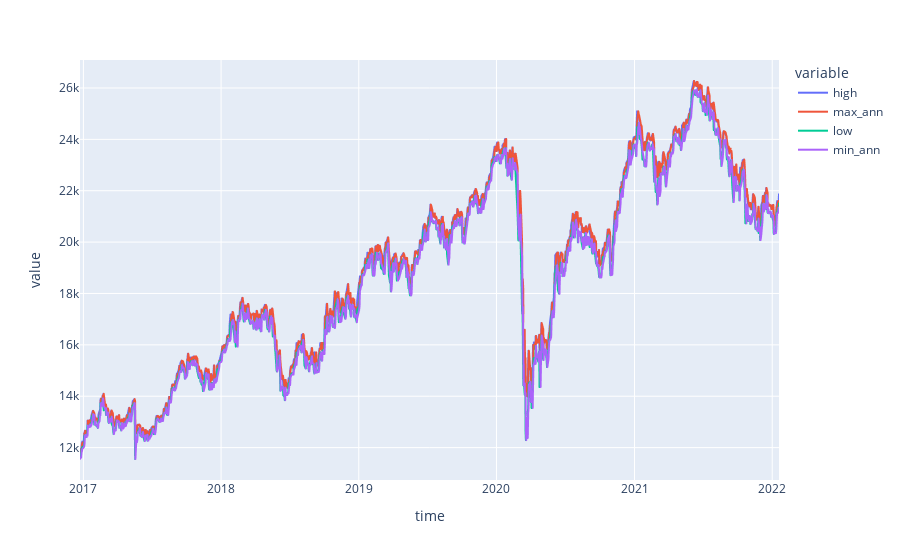

The cell this chart's notebook holds for it:
### Markdown cell above
# Benchs

### Code cell
from benchmark import Benchmark
benchmark = Benchmark()
from trader import Trader
import pandas as pd
import glob
from backtest import backtest
import multiprocess
import numpy as np

from datetime import datetime, timedelta
import numpy as np
import pandas as pd


import plotly.express as px
import plotly.graph_objects as go
import plotly.io as pio


d1_files = glob.glob(r"C:/Users/gubar/Documents/UFMG/TCC/data/*D1.csv")
print(d1_files)

prevision_results = []

def erro (ys ,ydv):
    erro2 = 100 * abs((ydv-ys)/ydv);
    return sum(erro2) / len(ydv)

def calc_acerto (ys ,ydv):
    acerto = 0
    for k in range(2, len(ydv)):
        aux=(ys[k]-ys[k-1])*(ydv[k]-ydv[k-1]);
        if aux>=0:
            acerto=acerto+1;
    return acerto*100/len(ydv)

for index, d1_file in enumerate(d1_files):
    df_d1 = pd.read_csv(d1_files[index])
    # mma = benchmark.mma(df_d1, 5)
    print(d1_files[index])
    for bench, func in [
            ("MMS-5", benchmark.sma_5),
            ("MMS-10", benchmark.sma_10),
            ("MMS-20", benchmark.sma_20),
            ("one-day-lag", benchmark.one_day_lag)
        ]:
        
        df_prevision_data = func(df_d1)
        


        mape_low = erro(df_prevision_data["low"], df_prevision_data["min_ann"])
        mape_high = erro(df_prevision_data["high"], df_prevision_data["max_ann"])

        acerto_low = calc_acerto(df_prevision_data["low"], df_prevision_data["min_ann"])
        acerto_high = calc_acerto(df_prevision_data["high"], df_prevision_data["max_ann"])

        stock = d1_file.split("\\")[1].split(".")[0]

        df_prevision_data[["time", "min_ann", "max_ann", "real_volume"]].to_csv(f'../{bench}/{stock}.csv', header=False, index=False)

        prevision_results.append({
            "benchmark": bench,
            "epm_min": mape_low,
            "epm_max": mape_high,
            "acerto_min": acerto_low,
            "acerto_max": acerto_high,
        })
        df_prevision_data["time"] = pd.to_datetime(df_prevision_data["time"], unit="s")
        fig = px.line(df_prevision_data, x="time", y=["high", "max_ann", "low", "min_ann"])
        

fig.show()

benchmark_df = pd.DataFrame(prevision_results).groupby(["benchmark"]).agg(['mean', 'std']).reset_index()
display(benchmark_df)
benchmark_df.to_latex("../results/benchmark.tex", index=False, float_format="{:0.2f}".format)

### Figure 1 — Plotly figure (JSON) as saved in the notebook; plotly's stock layout.template omitted (floating-point values rounded to 4 significant figures; data arrays with more than 128 entries replaced by an {"elided": "..."} marker saying what was removed)
{"data": [{"hovertemplate": "variable=high<br>time=%{x}<br>value=%{y}<extra></extra>", "legendgroup": "high", "line": {"color": "#636efa", "dash": "solid"}, "marker": {"symbol": "circle"}, "mode": "lines", "name": "high", "showlegend": true, "type": "scattergl", "x": {"elided": "1253 str values"}, "xaxis": "x", "y": {"elided": "1253 int values"}, "yaxis": "y"}, {"hovertemplate": "variable=max_ann<br>time=%{x}<br>value=%{y}<extra></extra>", "legendgroup": "max_ann", "line": {"color": "#EF553B", "dash": "solid"}, "marker": {"symbol": "circle"}, "mode": "lines", "name": "max_ann", "showlegend": true, "type": "scattergl", "x": {"elided": "1253 str values"}, "xaxis": "x", "y": {"elided": "1253 int values"}, "yaxis": "y"}, {"hovertemplate": "variable=low<br>time=%{x}<br>value=%{y}<extra></extra>", "legendgroup": "low", "line": {"color": "#00cc96", "dash": "solid"}, "marker": {"symbol": "circle"}, "mode": "lines", "name": "low", "showlegend": true, "type": "scattergl", "x": {"elided": "1253 str values"}, "xaxis": "x", "y": {"elided": "1253 int values"}, "yaxis": "y"}, {"hovertemplate": "variable=min_ann<br>time=%{x}<br>value=%{y}<extra></extra>", "legendgroup": "min_ann", "line": {"color": "#ab63fa", "dash": "solid"}, "marker": {"symbol": "circle"}, "mode": "lines", "name": "min_ann", "showlegend": true, "type": "scattergl", "x": {"elided": "1253 str values"}, "xaxis": "x", "y": {"elided": "1253 int values"}, "yaxis": "y"}], "layout": {"legend": {"title": {"text": "variable"}, "tracegroupgap": 0}, "margin": {"t": 60}, "xaxis": {"anchor": "y", "domain": [0, 1], "title": {"text": "time"}}, "yaxis": {"anchor": "x", "domain": [0, 1], "title": {"text": "value"}}}}
